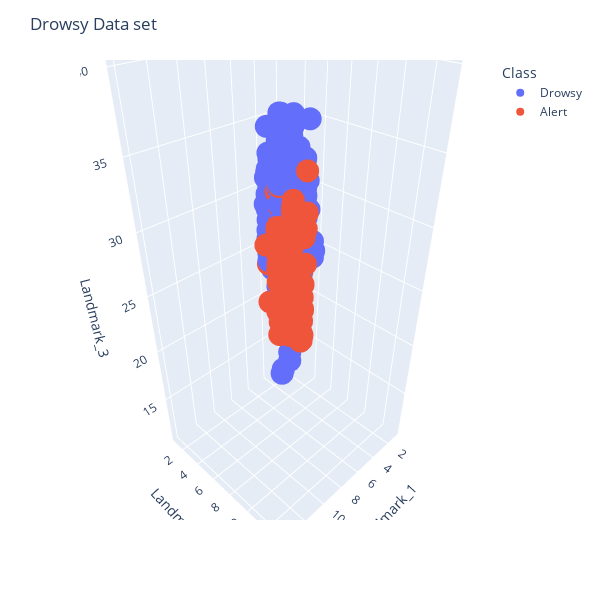

The notebook cell this image was saved under:
### Code cell
fig = px.scatter_3d(df, x='Landmark_1', y='Landmark_2', z='Landmark_3',color='Class')
fig.update_layout(
    title='Drowsy Data set',
    dragmode='select',
    width=600,
    height=600,
    hovermode='closest',
)
fig.show()

### Figure 1 — Plotly figure (JSON) as saved in the notebook; plotly's stock layout.template omitted (floating-point values rounded to 4 significant figures; data arrays with more than 128 entries replaced by an {"elided": "..."} marker saying what was removed)
{"data": [{"hovertemplate": "Class=Drowsy<br>Landmark_1=%{x}<br>Landmark_2=%{y}<br>Landmark_3=%{z}<extra></extra>", "legendgroup": "Drowsy", "marker": {"color": "#636efa", "symbol": "circle"}, "mode": "markers", "name": "Drowsy", "scene": "scene", "showlegend": true, "type": "scatter3d", "x": {"elided": "1838 float values"}, "y": {"elided": "1838 float values"}, "z": {"elided": "1838 float values"}}, {"hovertemplate": "Class=Alert<br>Landmark_1=%{x}<br>Landmark_2=%{y}<br>Landmark_3=%{z}<extra></extra>", "legendgroup": "Alert", "marker": {"color": "#EF553B", "symbol": "circle"}, "mode": "markers", "name": "Alert", "scene": "scene", "showlegend": true, "type": "scatter3d", "x": {"elided": "191 float values"}, "y": {"elided": "191 float values"}, "z": {"elided": "191 float values"}}], "layout": {"dragmode": "select", "height": 600, "hovermode": "closest", "legend": {"title": {"text": "Class"}, "tracegroupgap": 0}, "margin": {"t": 60}, "scene": {"domain": {"x": [0, 1], "y": [0, 1]}, "xaxis": {"title": {"text": "Landmark_1"}}, "yaxis": {"title": {"text": "Landmark_2"}}, "zaxis": {"title": {"text": "Landmark_3"}}}, "title": {"text": "Drowsy Data set"}, "width": 600}}
